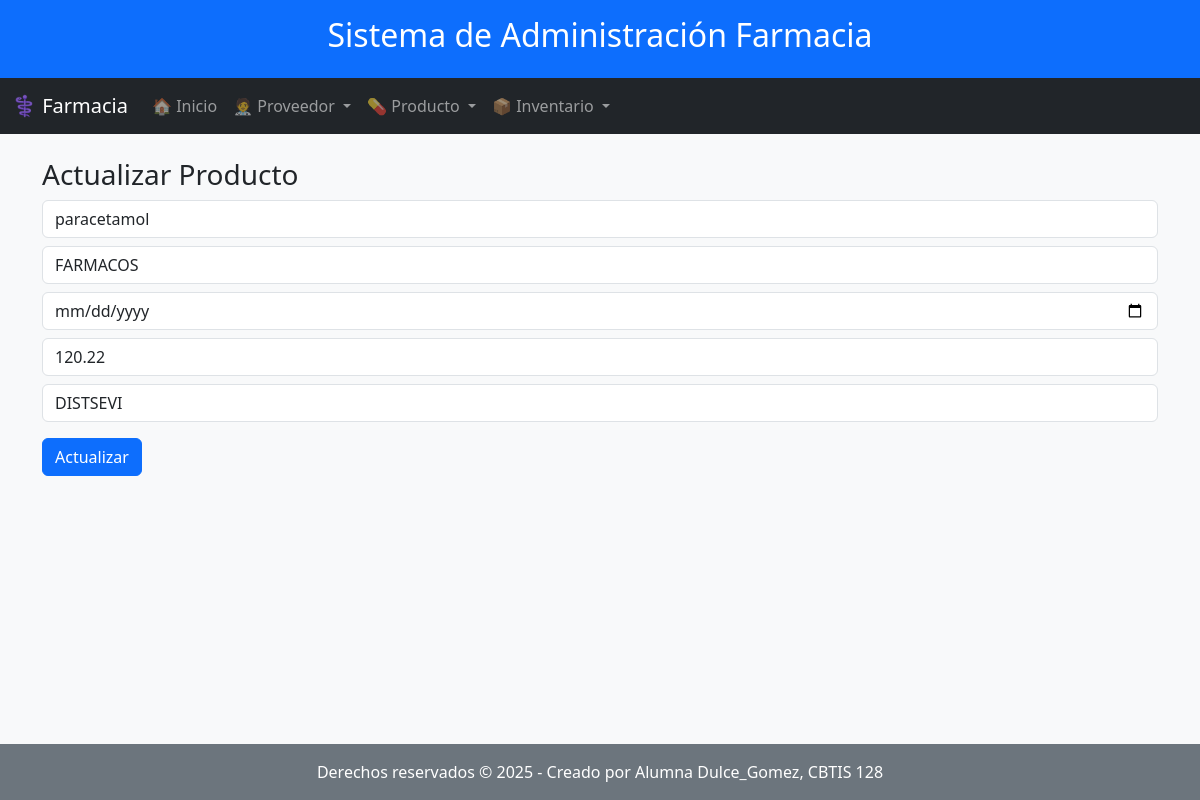
The app's page /actualizar_producto/1/ with its own data.
### parte final/app_Farmacia/models.py (models this page shows, shortened)
class Producto(models.Model):
    nombre = models.CharField(max_length=100)
    tipo_producto = models.CharField(max_length=50)
    fecha_caducidad = models.DateField()
    precio = models.DecimalField(max_digits=10, decimal_places=2)
    proveedor = models.ForeignKey(Proveedor, on_delete=models.CASCADE, related_name='productos')

class Proveedor(models.Model):
    nombre = models.CharField(max_length=100)
    direccion = models.CharField(max_length=200)
    telefono = models.CharField(max_length=15)
    correo_electronico = models.EmailField(max_length=100)
    tipo_producto = models.CharField(max_length=50)

### parte final/app_Farmacia/views.py (the view)
# urls.py: path('actualizar_producto/<int:id>/', views.actualizar_producto, name="actualizar_producto"),
def actualizar_producto(request, id):
    producto = Producto.objects.get(id=id)
    proveedores = Proveedor.objects.all()
    return render(request, "producto/actualizar_producto.html", {"producto": producto, "proveedores": proveedores})

### parte final/app_Farmacia/templates/producto/actualizar_producto.html (shortened to what this page needs)
{% extends 'base.html' %}
{% block contenido %}
<h3>Actualizar Producto</h3>
<form method="POST" action="/realizar_actualizacion_producto/{{ producto.id }}/">
    <input class="form-control mt-2" type="text" name="nombre" value="{{ producto.nombre }}">
    <input class="form-control mt-2" type="text" name="tipo_producto" value="{{ producto.tipo_producto }}">
    <input class="form-control mt-2" type="date" name="fecha_caducidad" value="{{ producto.fecha_caducidad }}">
    <input class="form-control mt-2" type="number" step="0.01" name="precio" value="{{ producto.precio }}">
    <select name="proveedor" class="form-control mt-2">
        {% for p in proveedores %}
            <option value="{{ p.id }}" {% if producto.proveedor.id == p.id %} selected {% endif %}>
                {{ p.nombre }}
            </option>
        {% endfor %}
    </select>
    <button class="btn btn-primary mt-3">Actualizar</button>
</form>
{% endblock %}

### records on screen
Producto: nombre "paracetamol", tipo_producto "FARMACOS", precio "120.22", proveedor "DISTSEVI"
